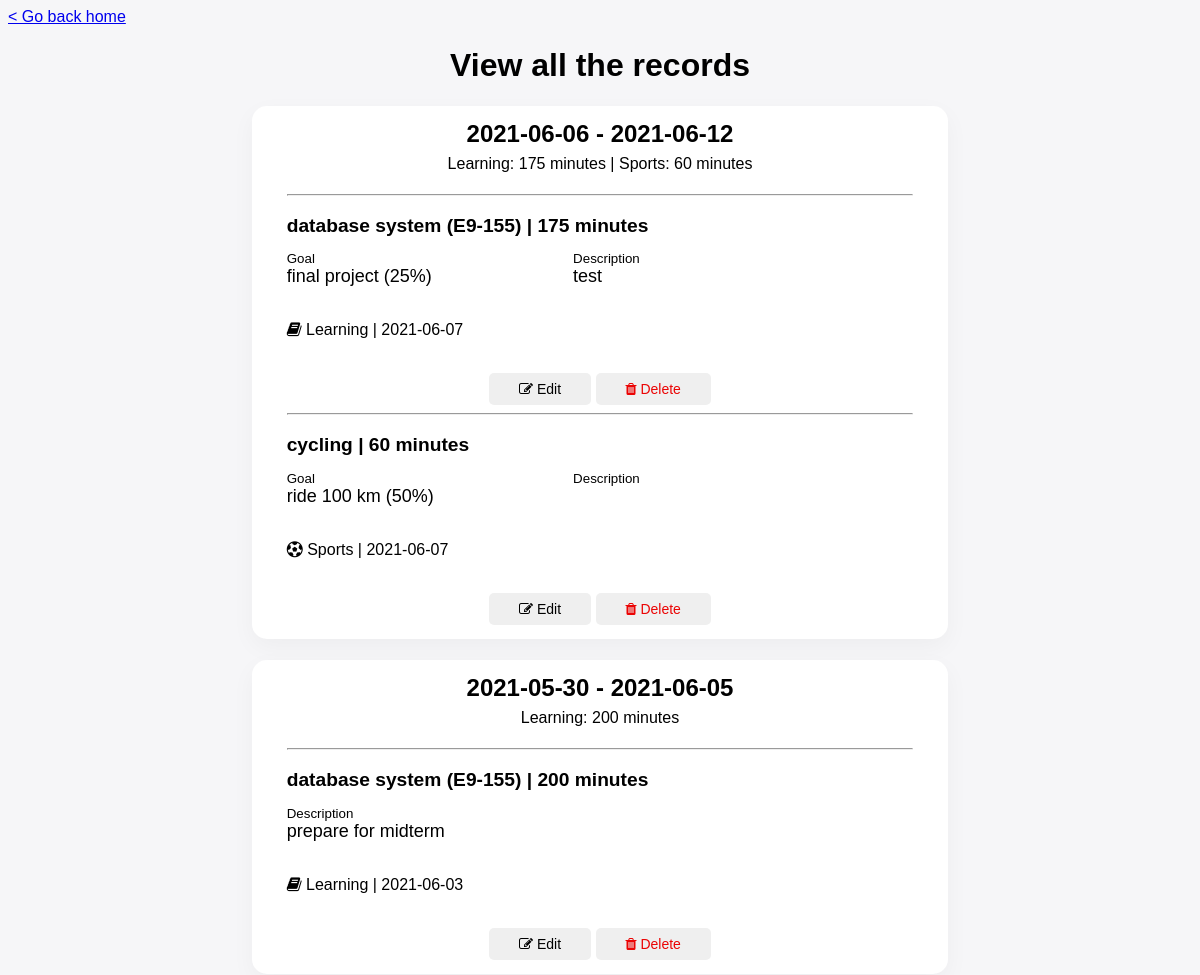
/records/listAll (upper part), run on an earlier commit of the app's database.
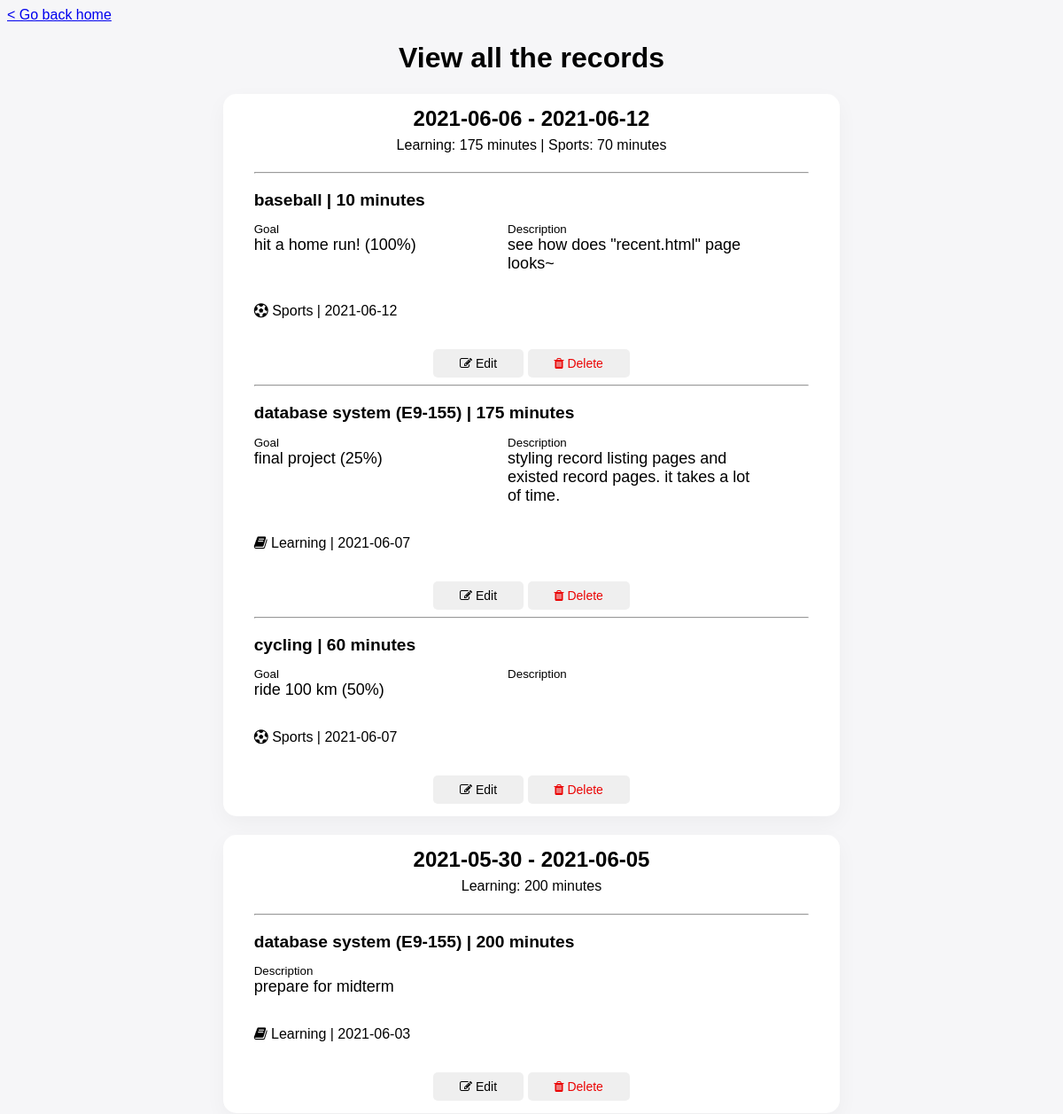
And on a later commit of the database.
### MainApp/models.py (models this page shows, shortened)
class Items(db.Model):
    __tablename__ = 'Items'
    Category = db.Column(db.VARCHAR(20), nullable=False)
    ItemNumber = db.Column(db.CHAR(6), primary_key=True)
    Name = db.Column(db.VARCHAR(50), nullable=False)
    item_referenced_by_record = db.relationship('Records', lazy=True, cascade='delete')
    item_referenced_by_goal = db.relationship('Goals', lazy=True, cascade='delete')

class Records(db.Model):
    __tablename__ = 'Records'
    ItemNumber = db.Column(db.CHAR(6), db.ForeignKey('Items.ItemNumber', ondelete='CASCADE'), primary_key=True)
    Date = db.Column(db.CHAR(10), default=datetime.today().strftime("%Y/%m/%d"))
    Duration = db.Column(db.Integer, nullable=False)
    GoalNumber = db.Column(db.CHAR(6), db.ForeignKey('Goals.GoalNumber', ondelete='SET NULL'), default=None)
    AchievePercentage = db.Column(db.Integer, default=None)
    Description = db.Column(db.VARCHAR(100))
    SetDateTime = db.Column(db.CHAR(20), primary_key=True)
    '''
    __table_args__ = (
        db.ForeignKeyConstraint(['ItemNumber'], ['Items.ItemNumber']),
        db.ForeignKeyConstraint(['GoalNumber'], ['Goals.GoalNumber']),
    )
    '''

class Goals(db.Model):
    __tablename__ = 'Goals'
    GoalNumber = db.Column(db.CHAR(6), primary_key=True)
    ItemNumber = db.Column(db.CHAR(6), db.ForeignKey('Items.ItemNumber', ondelete='CASCADE'), nullable=False)
    Goal = db.Column(db.VARCHAR(100), nullable=False)
    Achieved = db.Column(db.CHAR(1), nullable=False)
    SetDate = db.Column(db.CHAR(10))
    AchieveDate = db.Column(db.CHAR(10))
    '''
    __table_args__ = (
        db.ForeignKeyConstraint(['ItemNumber'], ['Items.ItemNumber']),
    )
    '''
    goal_referenced_by_record = db.relationship('Records', lazy=True, foreign_keys='Records.GoalNumber')

### main.py (the view)
@app.route('/records/listAll')
def records_listAll():
    return records_views.listRecords()

### MainApp/templates/records/record_listAll.html (shortened to what this page needs)
<!doctype html>
<html>
    <link rel="stylesheet" href="/static/records/record_listAll_css.css">
    <link rel="stylesheet" href="https://cdnjs.cloudflare.com/ajax/libs/font-awesome/4.7.0/css/font-awesome.min.css">
    <body onload="setInfo()">
        <a href="/home" title="go to Homepage">&lt; Go back home</a>
        <div id="recordListContainer">
            <h1 class="recordListContainer">View all the records</h1>
            {% for rl in records %}
            <div id="intervalContainer">
                <h2 class="interval">{{bound[loop.index0][0]}} - {{bound[loop.index0][1]}}</h2>
                <h4 class="summary">
                    {{summary[loop.index0][0].Category}}: {{summary[loop.index0][0].Total}} minutes
                    {% for s in summary[loop.index0][1:] %}
                 | {{s.Category}}: {{s.Total}} minutes
                    {% endfor %}
                </h4>
                {% for r in rl %}
                <div id="recordContainer">
                    <hr>
                    {% if r.Category == 'Learning' %}
                        <h3 class="record" id="item">{{r.Name}} ({{r.ItemNumber}}) | {{r.Duration}} minutes</h3>
                    {% else %}
                        <h3 class="record" id="item">{{r.Name}} | {{r.Duration}} minutes</h3>
                    {% endif %}
                    {% if r.Goal != None %}
                        <div id="recordInfoContainer">
                            <p class="record" id="goalTitle">Goal</p>
                            <p class="record" id="goal">{{r.Goal}} ({{r.AchievePercentage}}%)</p>
                        </div>
                    {% endif %}
                    <div id="recordInfoContainer">
                        <p class="record" id="descriptionTitle">Description</p>
                        <p class="record" id="description">{{r.Description}}</p>
                    </div>
                    {% if r.Category == 'Learning' %}
                        <p class="record" id="categoryAndDate"><i class="fa fa-book"></i> {{r.Category}} | {{r.Date}}</p>
                    {% elif r.Category == 'Sports' %}
                        <p class="record" id="categoryAndDate"><i class="fa fa-soccer-ball-o"></i>  {{r.Category}} | {{r.Date}}</p>
                    {% else %}
                        <p class="record" id="categoryAndDate"><i class="fa fa-gamepad"></i>  {{r.Category}} | {{r.Date}}</p>
                    {% endif %}
                    <br>
                    <div id="buttonContainer">
                        <button id="modifyRequestButton" onclick="sendModifyRequest('{{r.ItemNumber}}', '{{r.Date}}', '{{r.SetDateTime}}')"><i class="fa fa-edit"></i> Edit</button>
                        <button id="deleteRequestButton" onclick="deleteWarn('{{r.ItemNumber}}', '{{r.Date}}', '{{r.SetDateTime}}')"><i class="fa fa-trash"></i> Delete</button>
                    </div>
                </div>
                {% endfor %}
            </div>
            {% endfor %}
        </div>
    </body>
</html>

What changed in the data, as far as the page shows it:
added Records: Name "baseball", Duration "10", Goal "hit a home run!", AchievePercentage "100", Description "see how does \"recent.html\" page looks~", Category "Sports", Date "2021-06-12"
changed Records "final project": Description "test" → "styling record listing pages and existed record pages. it takes a lot of time."
Also different on the page:
new list line: "| Sports : 70 minutes"
list line gone: "| Sports : 60 minutes"
